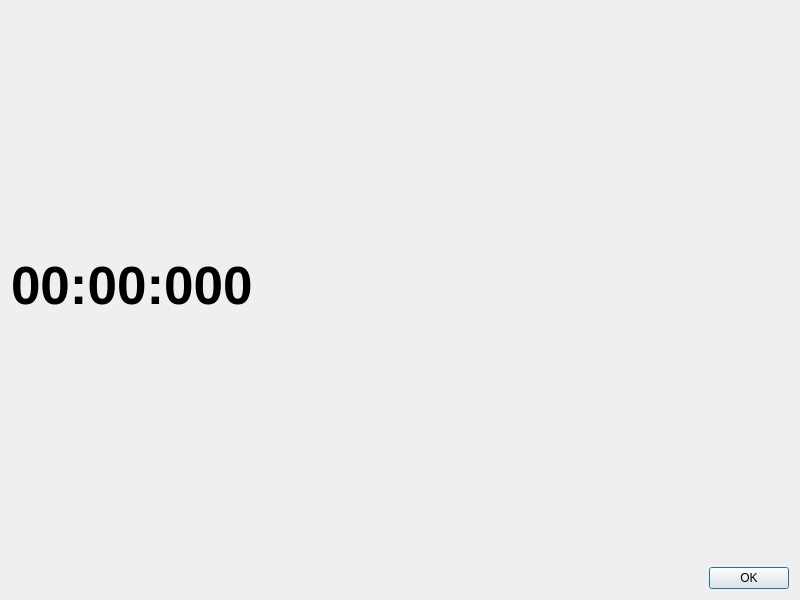
<?xml version="1.0" encoding="UTF-8"?>
<ui version="4.0">
 <class>Dialog</class>
 <widget class="QDialog" name="Dialog">
  <property name="geometry">
   <rect>
    <x>0</x>
    <y>0</y>
    <width>800</width>
    <height>600</height>
   </rect>
  </property>
  <property name="windowTitle">
   <string>Dialog</string>
  </property>
  <layout class="QVBoxLayout" name="verticalLayout">
   <item>
    <widget class="QLabel" name="label">
     <property name="font">
      <font>
       <pointsize>40</pointsize>
       <bold>true</bold>
      </font>
     </property>
     <property name="text">
      <string>00:00:000</string>
     </property>
    </widget>
   </item>
   <item>
    <widget class="QDialogButtonBox" name="buttonBox">
     <property name="standardButtons">
      <set>QDialogButtonBox::Ok</set>
     </property>
    </widget>
   </item>
  </layout>
 </widget>
 <resources/>
 <connections/>
</ui>
